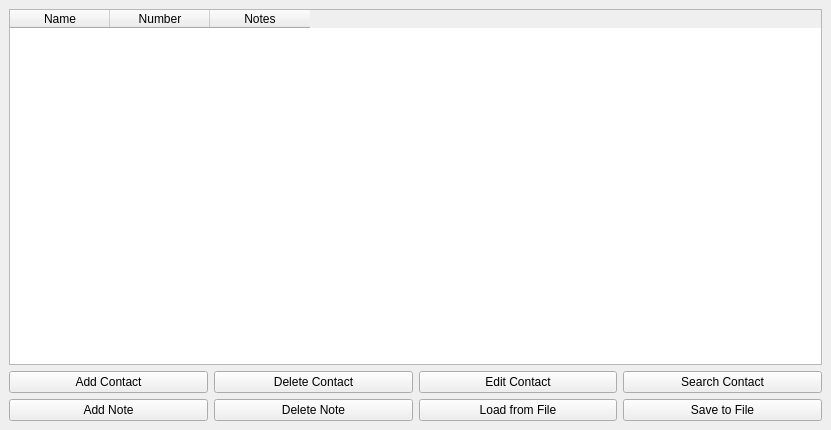
<?xml version="1.0" encoding="UTF-8"?>
<ui version="4.0">
 <class>MainWindow</class>
 <widget class="QMainWindow" name="MainWindow">
  <property name="geometry">
   <rect>
    <x>0</x>
    <y>0</y>
    <width>831</width>
    <height>430</height>
   </rect>
  </property>
  <widget class="QWidget" name="centralwidget">
   <layout class="QVBoxLayout" name="verticalLayout">
    <item>
     <widget class="QTableWidget" name="tableWidget">
      <column>
       <property name="text">
        <string>Name</string>
       </property>
      </column>
      <column>
       <property name="text">
        <string>Number</string>
       </property>
      </column>
      <column>
       <property name="text">
        <string>Notes</string>
       </property>
      </column>
     </widget>
    </item>
    <item>
     <layout class="QHBoxLayout" name="horizontalLayout_3">
      <item>
       <widget class="QPushButton" name="addContactButton">
        <property name="text">
         <string>Add Contact</string>
        </property>
       </widget>
      </item>
      <item>
       <widget class="QPushButton" name="deleteContactButton">
        <property name="text">
         <string>Delete Contact</string>
        </property>
       </widget>
      </item>
      <item>
       <widget class="QPushButton" name="editContactButton">
        <property name="text">
         <string>Edit Contact</string>
        </property>
       </widget>
      </item>
      <item>
       <widget class="QPushButton" name="searchContactButton">
        <property name="text">
         <string>Search Contact</string>
        </property>
       </widget>
      </item>
     </layout>
    </item>
    <item>
     <layout class="QHBoxLayout" name="horizontalLayout">
      <item>
       <widget class="QPushButton" name="addNoteButton">
        <property name="text">
         <string>Add Note</string>
        </property>
       </widget>
      </item>
      <item>
       <widget class="QPushButton" name="deleteNoteButton">
        <property name="text">
         <string>Delete Note</string>
        </property>
       </widget>
      </item>
      <item>
       <widget class="QPushButton" name="loadFromFileButton">
        <property name="text">
         <string>Load from File</string>
        </property>
       </widget>
      </item>
      <item>
       <widget class="QPushButton" name="saveToFileButton">
        <property name="text">
         <string>Save to File</string>
        </property>
       </widget>
      </item>
     </layout>
    </item>
   </layout>
  </widget>
 </widget>
 <resources/>
 <connections/>
</ui>
